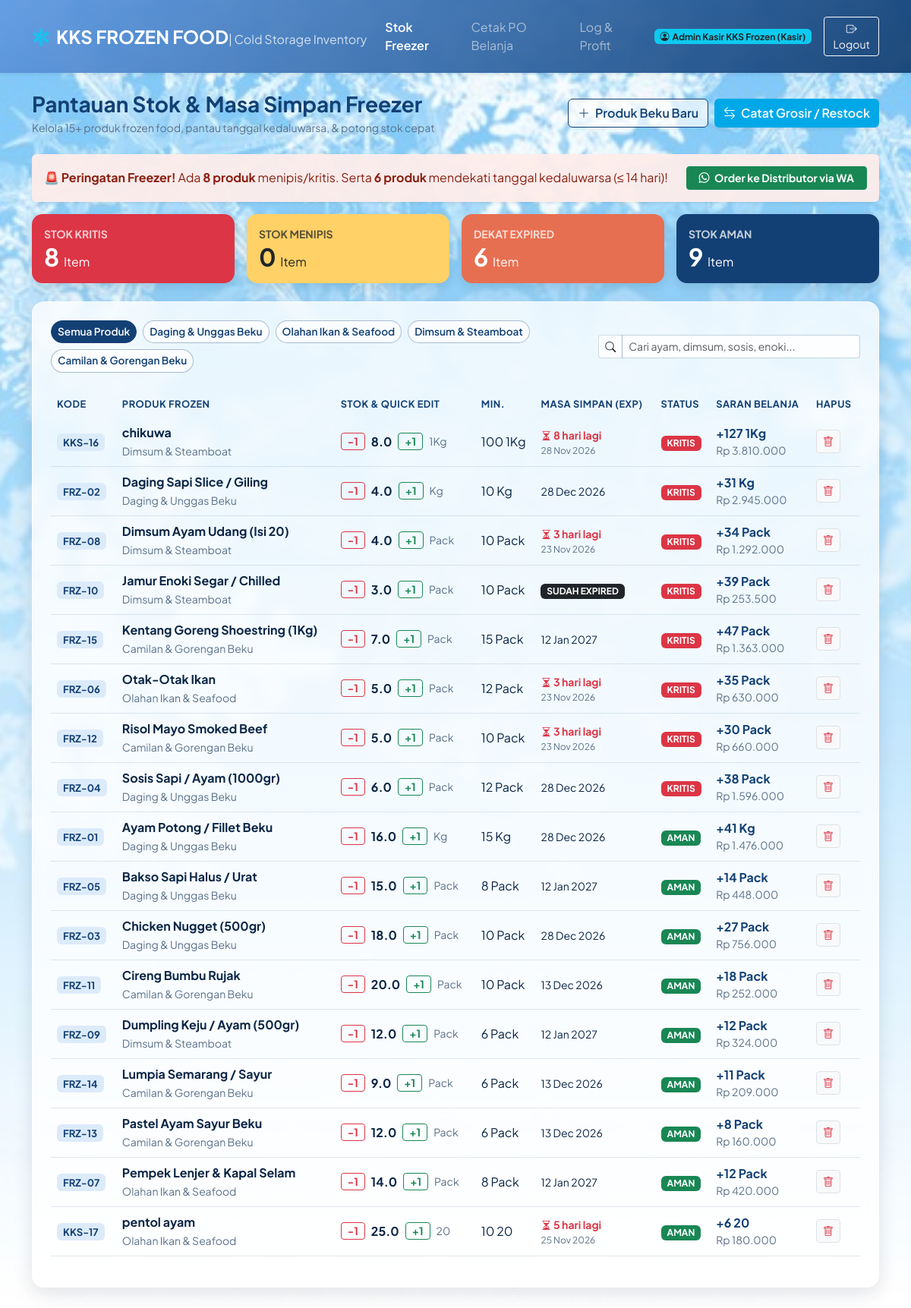
The app's page /stok-umkm/tampilan/index.php (signed in) with its own data.
### tables this page shows
CREATE TABLE `categories` (
  `id` int(11) NOT NULL,
  `name` varchar(50) NOT NULL
);

CREATE TABLE `inventory` (
  `id` int(11) NOT NULL,
  `item_code` varchar(20) NOT NULL,
  `name` varchar(100) NOT NULL,
  `category_id` int(11) NOT NULL,
  `stock` decimal(10,2) NOT NULL DEFAULT 0.00,
  `min_stock` decimal(10,2) NOT NULL DEFAULT 0.00,
  `unit` varchar(20) NOT NULL,
  `avg_daily_usage` decimal(10,2) NOT NULL DEFAULT 0.00,
  `cost_per_unit` decimal(12,2) NOT NULL DEFAULT 0.00,
  `expired_date` date DEFAULT NULL
);

### stok-umkm/tampilan/index.php (the view, shortened to what this page needs)
<?php
require_once 'config.php';
$categories = $conn->query("SELECT * FROM categories");
$cat_list = [];
while ($c = $categories->fetch_assoc()) {
    $cat_list[] = $c;
}
$selected_cat = isset($_GET['cat']) ? (int)$_GET['cat'] : 0;
$where_clause = ($selected_cat > 0) ? "WHERE i.category_id = $selected_cat" : "";
$query = "SELECT i.*, c.name as category_name
          FROM inventory i
          JOIN categories c ON i.category_id = c.id
          $where_clause
          ORDER BY (i.stock <= i.min_stock) DESC, i.name ASC";
$result = $conn->query($query);
$items = [];
$critical_count = 0;
$warning_count  = 0;
$safe_count     = 0;
$near_exp_count = 0;
$today          = new DateTime();
while ($row = $result->fetch_assoc()) {
    $stock = (float)$row['stock'];
    $min   = (float)$row['min_stock'];
    $usage = (float)$row['avg_daily_usage'];
    if ($stock <= ($min * 0.5)) {
        $row['status'] = 'KRITIS';
        $row['badge_class'] = 'bg-danger';
        $critical_count++;
    } elseif ($stock <= $min) {
        $row['status'] = 'MENIPIS';
        $row['badge_class'] = 'bg-warning text-dark';
        $warning_count++;
    } else {
        $row['status'] = 'AMAN';
        $row['badge_class'] = 'bg-success';
        $safe_count++;
    }
    $row['exp_status'] = 'AMAN';
    $row['exp_days']   = null;
    if (!empty($row['expired_date'])) {
        $exp_date = new DateTime($row['expired_date']);
        $diff     = (int)$today->diff($exp_date)->format("%r%a");
        $row['exp_days'] = $diff;
        if ($diff < 0) {
            $row['exp_status'] = 'EXPIRED';
            $near_exp_count++;
        } elseif ($diff <= 14) {
            $row['exp_status'] = 'SEGERA_EXP';
            $near_exp_count++;
        }
    }
    $row['days_left'] = ($usage > 0) ? round($stock / $usage, 1) : 999;
    $target_7_days = $usage * 7;
    $row['suggested_buy'] = max(0, ceil(($target_7_days + $min) - $stock));
    $row['estimated_cost'] = $row['suggested_buy'] * $row['cost_per_unit'];
    $items[] = $row;
}
$wa_text = "❄️ *ORDER RESTOCK FROZEN FOOD* ❄️%0A%0AHalo Distributor, berikut daftar stok freezer yang menipis & harus segera dikirim:%0A";
foreach ($items as $item) {
    if ($item['status'] != 'AMAN') {
        $wa_text .= "- *{$item['name']}*: Sisa {$item['stock']} {$item['unit']} (Order: {$item['suggested_buy']} {$item['unit']})%0A";
    }
}
$wa_link = "https://api.whatsapp.com/send?phone=6281294433811&text=" . $wa_text;
?>
<!DOCTYPE html>
<html lang="id">
<head>
    <link href="https://cdn.jsdelivr.net/npm/bootstrap@5.3.0/dist/css/bootstrap.min.css" rel="stylesheet">
    <link rel="stylesheet" href="https://cdn.jsdelivr.net/npm/bootstrap-icons@1.10.0/font/bootstrap-icons.css">
</head>
<body>
<nav class="navbar navbar-expand-lg navbar-dark navbar-frozen mb-4 py-3 shadow-sm">
    <div class="container">
        <a class="navbar-brand fw-bold fs-4" href="index.php">
            <i class="bi bi-snow2 text-info me-2"></i>KKS FROZEN FOOD<span class="fs-6 fw-normal opacity-75">| Cold Storage Inventory</span>
        </a>
        <div class="navbar-nav ms-auto d-flex flex-row align-items-center gap-3">
            <a class="nav-link active fw-semibold" href="index.php">Stok Freezer</a>
            <a class="nav-link" href="cetak_po.php">Cetak PO Belanja</a>
            <a class="nav-link" href="riwayat.php">Log & Profit</a>
            <span class="badge bg-info text-dark px-2 py-1">
                <i class="bi bi-person-circle me-1"></i><?= htmlspecialchars($_SESSION['full_name']) ?> (<?= htmlspecialchars($_SESSION['role']) ?>)
            </span>
            <a href="logout.php" class="btn btn-sm btn-outline-light" onclick="return confirm('Keluar dari sistem?')">
                <i class="bi bi-box-arrow-right"></i> Logout
            </a>
        </div>
    </div>
</nav>
<div class="container">
    <div class="d-flex flex-wrap justify-content-between align-items-center mb-4 gap-2">
        <div>
            <h3 class="fw-bold mb-1">Pantauan Stok & Masa Simpan Freezer</h3>
            <p class="text-muted small mb-0">Kelola 15+ produk frozen food, pantau tanggal kedaluwarsa, & potong stok cepat</p>
        </div>
        <div class="d-flex gap-2">
            <button class="btn btn-outline-ice" data-bs-toggle="modal" data-bs-target="#modalAddItem">
                <i class="bi bi-plus-lg me-1"></i> Produk Beku Baru
            </button>
            <button class="btn btn-ice shadow-sm" data-bs-toggle="modal" data-bs-target="#modalTransaction">
                <i class="bi bi-arrow-left-right me-1"></i> Catat Grosir / Restock
            </button>
        </div>
    </div>
    <?php if ($critical_count > 0 || $warning_count > 0 || $near_exp_count > 0): ?>
    <div class="alert alert-danger border-0 shadow-sm d-flex flex-wrap justify-content-between align-items-center gap-2" style="background-color: rgba(253, 236, 234, 0.95); color: #8A1F11;">
        <div>
            <strong>🚨 Peringatan Freezer!</strong>
            <?php if ($critical_count + $warning_count > 0): ?>
                Ada <b><?= $critical_count + $warning_count ?> produk</b> menipis/kritis.
            <?php endif; ?>
            <?php if ($near_exp_count > 0): ?>
                Serta <b><?= $near_exp_count ?> produk</b> mendekati tanggal kedaluwarsa (&le; 14 hari)!
            <?php endif; ?>
        </div>
        <a href="<?= $wa_link ?>" target="_blank" class="btn btn-sm btn-success fw-bold px-3">
            <i class="bi bi-whatsapp me-1"></i> Order ke Distributor via WA
        </a>
    </div>
    <?php endif; ?>
    <div class="row g-3 mb-4">
        <div class="col-6 col-md-3">
            <div class="card card-stat bg-danger text-white p-3">
                <small class="fw-bold opacity-75">STOK KRITIS</small>
                <h2 class="fw-bold mb-0"><?= $critical_count ?> <span class="fs-6 fw-normal">Item</span></h2>
            </div>
        </div>
        <div class="col-6 col-md-3">
            <div class="card card-stat text-dark p-3" style="background-color: #FFD166;">
                <small class="fw-bold opacity-75">STOK MENIPIS</small>
                <h2 class="fw-bold mb-0"><?= $warning_count ?> <span class="fs-6 fw-normal">Item</span></h2>
            </div>
        </div>
        <div class="col-6 col-md-3">
            <div class="card card-stat text-white p-3" style="background-color: #E76F51;">
                <small class="fw-bold opacity-75">DEKAT EXPIRED</small>
                <h2 class="fw-bold mb-0"><?= $near_exp_count ?> <span class="fs-6 fw-normal">Item</span></h2>
            </div>
        </div>
        <div class="col-6 col-md-3">
            <div class="card card-stat text-white p-3" style="background-color: var(--ocean-cold);">
                <small class="fw-bold opacity-75">STOK AMAN</small>
                <h2 class="fw-bold mb-0"><?= $safe_count ?> <span class="fs-6 fw-normal">Item</span></h2>
            </div>
        </div>
    </div>
    <div class="table-container mb-5">
        <div class="row g-3 align-items-center mb-4">
            <div class="col-md-8 d-flex flex-wrap gap-2">
                <a href="index.php" class="btn btn-sm filter-pill <?= $selected_cat === 0 ? 'btn-primary' : 'btn-outline-secondary' ?>">Semua Produk</a>
                <?php foreach ($cat_list as $cat): ?>
                    <a href="index.php?cat=<?= $cat['id'] ?>" class="btn btn-sm filter-pill <?= $selected_cat === (int)$cat['id'] ? 'btn-primary' : 'btn-outline-secondary' ?>">
                        <?= htmlspecialchars($cat['name']) ?>
                    </a>
                <?php endforeach; ?>
            </div>
            <div class="col-md-4">
                <div class="input-group input-group-sm">
                    <span class="input-group-text"><i class="bi bi-search"></i></span>
                    <input type="text" id="searchInput" class="form-control" placeholder="Cari ayam, dimsum, sosis, enoki...">
                </div>
            </div>
        </div>
        <div class="table-responsive">
            <table class="table table-hover align-middle" id="inventoryTable">
                <thead>
                    <tr>
                        <th>Kode</th>
                        <th>Produk Frozen</th>
                        <th>Stok & Quick Edit</th>
                        <th>Min.</th>
                        <th>Masa Simpan (Exp)</th>
                        <th>Status</th>
                        <th>Saran Belanja</th>
                        <th>Hapus</th>
                    </tr>
                </thead>
                <tbody>
                    <?php foreach ($items as $item): ?>
                    <tr>
                        <td><span class="code-frz"><?= htmlspecialchars($item['item_code']) ?></span></td>
                        <td>
                            <div class="fw-bold item-name"><?= htmlspecialchars($item['name']) ?></div>
                            <small class="text-muted"><?= htmlspecialchars($item['category_name']) ?></small>
                        </td>
                        <td>
                            <div class="d-flex align-items-center gap-2">
                                <a href="actions.php?quick_type=OUT&id=<?= $item['id'] ?>" class="btn btn-sm btn-outline-danger py-0 px-2 fw-bold" title="Terjual 1">-1</a>
                                <span class="fs-6 fw-bold"><?= number_format($item['stock'], 1) ?></span>
                                <a href="actions.php?quick_type=IN&id=<?= $item['id'] ?>" class="btn btn-sm btn-outline-success py-0 px-2 fw-bold" title="Restock 1">+1</a>
                                <span class="text-muted small"><?= htmlspecialchars($item['unit']) ?></span>
                            </div>
                        </td>
                        <td><?= number_format($item['min_stock'], 0) ?> <?= htmlspecialchars($item['unit']) ?></td>
                        <td>
                            <?php if ($item['exp_status'] === 'EXPIRED'): ?>
                                <span class="badge bg-dark">SUDAH EXPIRED</span>
                            <?php elseif ($item['exp_status'] === 'SEGERA_EXP'): ?>
                                <span class="text-danger fw-bold small"><i class="bi bi-hourglass-split"></i> <?= $item['exp_days'] ?> hari lagi</span>
                                <div class="text-muted" style="font-size: 0.75rem;"><?= date('d M Y', strtotime($item['expired_date'])) ?></div>
                            <?php elseif (!empty($item['expired_date'])): ?>
                                <span class="small"><?= date('d M Y', strtotime($item['expired_date'])) ?></span>
                            <?php else: ?>
                                <span class="text-muted small">-</span>
                            <?php endif; ?>
                        </td>
                        <td><span class="badge <?= $item['badge_class'] ?> px-2 py-1"><?= $item['status'] ?></span></td>
                        <td>
                            <?php if ($item['suggested_buy'] > 0): ?>
                                <span class="fw-bold" style="color: var(--ocean-cold);">+<?= $item['suggested_buy'] ?> <?= htmlspecialchars($item['unit']) ?></span>
                                <div class="small text-muted">Rp <?= number_format($item['estimated_cost'], 0, ',', '.') ?></div>
                            <?php else: ?>
                                <span class="text-muted small">Cukup</span>
                            <?php endif; ?>
                        </td>
                        <td>
                            <a href="actions.php?delete_id=<?= $item['id'] ?>" class="btn btn-sm btn-light text-danger border" onclick="return confirm('Hapus produk ini dari freezer?')">
                                <i class="bi bi-trash"></i>
                            </a>
                        </td>
                    </tr>
                    <?php endforeach; ?>
                </tbody>
            </table>
        </div>
    </div>
</div>
</body>
</html>

### stok-umkm/tampilan/index.php (style rules this page uses)
:root { --deep-freeze: #619be2; --ocean-cold: #134074; --ice-blue: #00A8E8; --frost-bg: #E4F1FC; --pure-snow: #FFFFFF; --ink: #0B2545; --glass: rgba(255, 255, 255, 0.78); --glass-border: rgba(255, 255, 255, 0.9); }
body { background-color: var(--frost-bg); background-image: url('/stok-umkm/img/Snow.jpg'); background-size: cover; background-position: top center; background-repeat: no-repeat; background-attachment: fixed; font-family: 'Plus Jakarta Sans', sans-serif; color: var(--ink); min-height: 100vh; }
.text-muted { color: #5B7189 !important; }
.navbar-frozen { background: linear-gradient(135deg, rgba(97, 155, 226, 0.95), rgba(19, 64, 116, 0.95)); backdrop-filter: blur(6px); }
.btn-ice { background-color: var(--ice-blue); color: #fff; border: none; font-weight: 600; }
.btn-outline-ice { border: 1.5px solid var(--ocean-cold); color: var(--ocean-cold); font-weight: 600; background-color: rgba(255, 255, 255, 0.7); }
.card-stat { border: none; border-radius: 14px; box-shadow: 0 6px 16px rgba(11, 37, 69, 0.15); }
.table-container { background: var(--glass); -webkit-backdrop-filter: blur(8px); backdrop-filter: blur(8px); border-radius: 16px; padding: 24px; box-shadow: 0 8px 24px rgba(11, 37, 69, 0.12); border: 1px solid var(--glass-border); }
.table-container .table, .table-container .table td, .table-container .table th { background-color: transparent !important; --bs-table-bg: transparent !important; --bs-table-hover-bg: rgba(97, 155, 226, 0.12); --bs-table-color: var(--ink); border-color: rgba(19, 64, 116, 0.12); }
.table thead th { background-color: rgba(214, 232, 250, 0.9) !important; color: var(--ocean-cold); border-bottom: none; font-size: 0.8rem; text-transform: uppercase; letter-spacing: 0.5px; }
.table thead th:first-child { border-top-left-radius: 8px; border-bottom-left-radius: 8px; }
.table thead th:last-child { border-top-right-radius: 8px; border-bottom-right-radius: 8px; }
.code-frz { background-color: #DCEBFA; color: var(--ocean-cold); padding: 3px 8px; border-radius: 6px; font-weight: 700; font-size: 0.82rem; }
.filter-pill { border-radius: 20px; font-size: 0.85rem; font-weight: 600; }
.filter-pill.btn-outline-secondary { background-color: rgba(255, 255, 255, 0.75); color: var(--ocean-cold); border-color: rgba(19, 64, 116, 0.35); }
.filter-pill.btn-primary { background-color: var(--ocean-cold); border-color: var(--ocean-cold); }
.input-group .form-control, .input-group .input-group-text { background-color: rgba(255, 255, 255, 0.85); border-color: rgba(19, 64, 116, 0.2); }
h3.fw-bold { color: var(--ocean-cold); }

### records on screen
categories: name "Daging & Unggas Beku"
categories: name "Olahan Ikan & Seafood"
categories: name "Dimsum & Steamboat"
categories: name "Camilan & Gorengan Beku"
inventory: item_code "KKS-16", name "chikuwa", category.name "Dimsum & Steamboat", stock "8.0", unit "1Kg", min_stock "100", exp_days "8", expired_date "28 Nov 2026", status "KRITIS", suggested_buy "127", estimated_cost "3.810.000"
inventory: item_code "FRZ-02", name "Daging Sapi Slice / Giling", category.name "Daging & Unggas Beku", stock "4.0", unit "Kg", min_stock "10", expired_date "28 Dec 2026", status "KRITIS", suggested_buy "31", estimated_cost "2.945.000"
inventory: item_code "FRZ-08", name "Dimsum Ayam Udang (Isi 20)", category.name "Dimsum & Steamboat", stock "4.0", unit "Pack", min_stock "10", category "3", expired_date "23 Nov 2026", status "KRITIS", suggested_buy "34", estimated_cost "1.292.000"
inventory: item_code "FRZ-10", name "Jamur Enoki Segar / Chilled", category.name "Dimsum & Steamboat", stock "3.0", unit "Pack", min_stock "10", shows "SUDAH EXPIRED", status "KRITIS", suggested_buy "39", estimated_cost "253.500"
inventory: item_code "FRZ-15", name "Kentang Goreng Shoestring (1Kg)", category.name "Camilan & Gorengan Beku", stock "7.0", unit "Pack", min_stock "15", expired_date "12 Jan 2027", status "KRITIS", suggested_buy "47", estimated_cost "1.363.000"
inventory: item_code "FRZ-06", name "Otak-Otak Ikan", category.name "Olahan Ikan & Seafood", stock "5.0", unit "Pack", min_stock "12", exp_days "3", expired_date "23 Nov 2026", status "KRITIS", suggested_buy "35", estimated_cost "630.000"
inventory: item_code "FRZ-12", name "Risol Mayo Smoked Beef", category.name "Camilan & Gorengan Beku", stock "5.0", unit "Pack", min_stock "10", exp_days "3", expired_date "23 Nov 2026", status "KRITIS", suggested_buy "30", estimated_cost "660.000"
inventory: item_code "FRZ-04", name "Sosis Sapi / Ayam (1000gr)", category.name "Daging & Unggas Beku", stock "6.0", unit "Pack", min_stock "12", expired_date "28 Dec 2026", status "KRITIS", suggested_buy "38", estimated_cost "1.596.000"
inventory: item_code "FRZ-01", name "Ayam Potong / Fillet Beku", category.name "Daging & Unggas Beku", stock "16.0", unit "Kg", min_stock "15", expired_date "28 Dec 2026", status "AMAN", suggested_buy "41", estimated_cost "1.476.000"
inventory: item_code "FRZ-05", name "Bakso Sapi Halus / Urat", category.name "Daging & Unggas Beku", stock "15.0", unit "Pack", min_stock "8", expired_date "12 Jan 2027", status "AMAN", suggested_buy "14", estimated_cost "448.000"
inventory: item_code "FRZ-03", name "Chicken Nugget (500gr)", category.name "Daging & Unggas Beku", stock "18.0", unit "Pack", min_stock "10", expired_date "28 Dec 2026", status "AMAN", suggested_buy "27", estimated_cost "756.000"
inventory: item_code "FRZ-11", name "Cireng Bumbu Rujak", category.name "Camilan & Gorengan Beku", stock "20.0", unit "Pack", min_stock "10", expired_date "13 Dec 2026", status "AMAN", suggested_buy "18", estimated_cost "252.000"
inventory: item_code "FRZ-09", name "Dumpling Keju / Ayam (500gr)", category.name "Dimsum & Steamboat", stock "12.0", unit "Pack", min_stock "6", expired_date "12 Jan 2027", status "AMAN", suggested_buy "12", estimated_cost "324.000"
inventory: item_code "FRZ-14", name "Lumpia Semarang / Sayur", category.name "Camilan & Gorengan Beku", stock "9.0", unit "Pack", min_stock "6", expired_date "13 Dec 2026", status "AMAN", suggested_buy "11", estimated_cost "209.000"
inventory: item_code "FRZ-13", name "Pastel Ayam Sayur Beku", category.name "Camilan & Gorengan Beku", stock "12.0", unit "Pack", min_stock "6", expired_date "13 Dec 2026", status "AMAN", suggested_buy "8", estimated_cost "160.000"
inventory: item_code "FRZ-07", name "Pempek Lenjer & Kapal Selam", category.name "Olahan Ikan & Seafood", stock "14.0", unit "Pack", min_stock "8", expired_date "12 Jan 2027", status "AMAN", suggested_buy "12", estimated_cost "420.000"
inventory: item_code "KKS-17", name "pentol ayam", category.name "Olahan Ikan & Seafood", stock "25.0", unit "20", min_stock "10", exp_days "5", expired_date "25 Nov 2026", status "AMAN", suggested_buy "6", estimated_cost "180.000"

### other values on screen
$_SESSION['full_name'] "Admin Kasir KKS Frozen"
$_SESSION['role'] "Kasir"
$critical_count + $warning_count "8"
$near_exp_count "6"
$critical_count "8"
$warning_count "0"
$safe_count "9"
